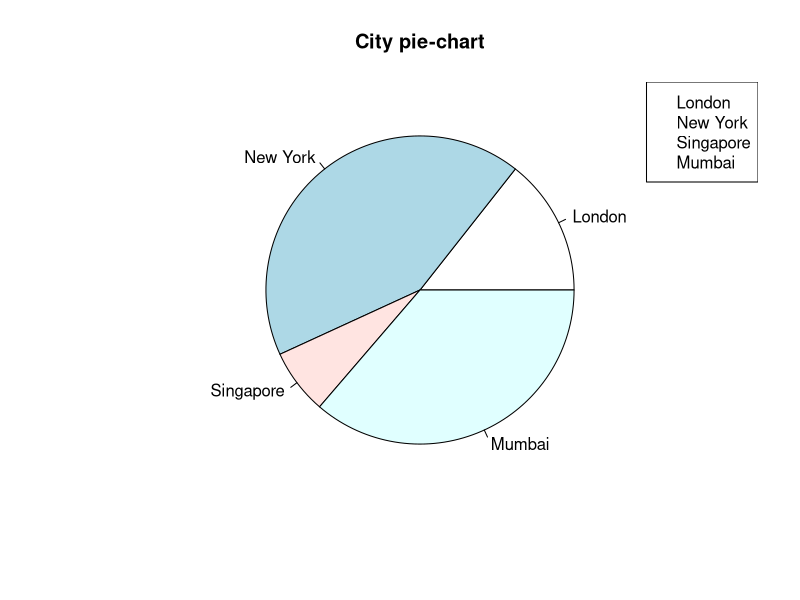
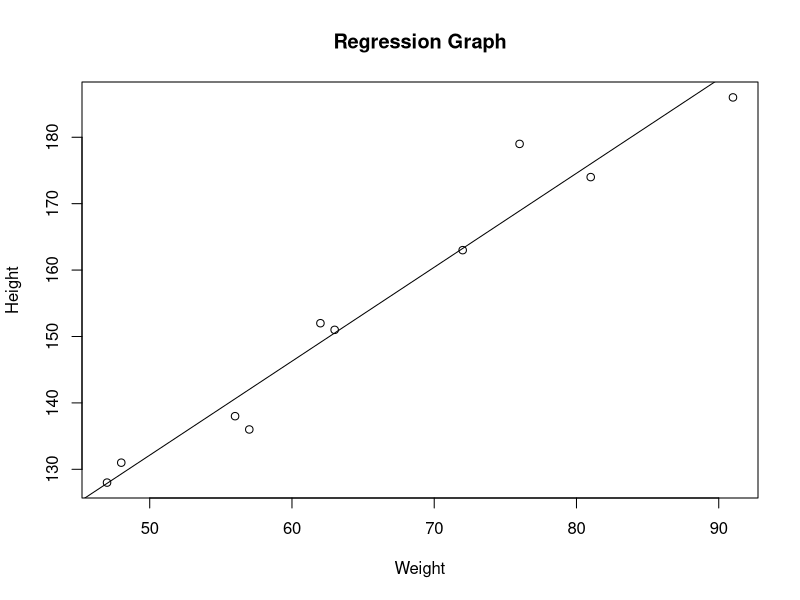

The R source for these figures, in order: (Note: this script raises an error after producing the figures.)
#4a
b1=c(21,62,10,53)
city=c("London","New York","Singapore","Mumbai")
pie(b1,labels=city,main="City pie-chart")
legend("topright", c("London","New York","Singapore","Mumbai"))
#b
he=c(151, 174, 138, 186, 128, 136, 179, 163, 152, 131)
we=c(63, 81, 56, 91, 47, 57, 76, 72, 62, 48)
sal=data.frame(he,we)
rel=lm(we~he,data = sal)
rel
he1=data.frame(he=170)
res=predict(rel,he1)
print(res)
#c
plot(we,he,main='Regression Graph',xlab='Weight',ylab='Height')
abline(61.380,1.415)
#e
summary(a)